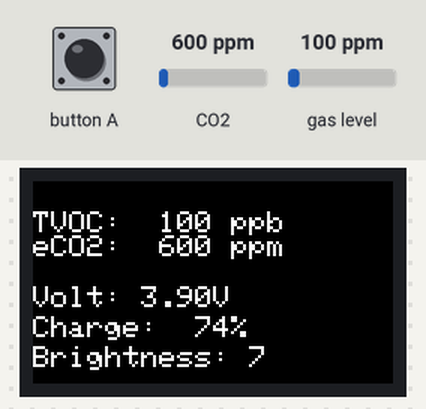
Recording of a program running on a simulated ESP32. Parts: 240×135 colour display. The test bench sets the inputs (shaded band); at power-on: CO2 600 ppm, gas level 100 ppm.

Above: at 5.6 s.
5.7 s: button A pressed for 0.15 s
At 6.4 s:
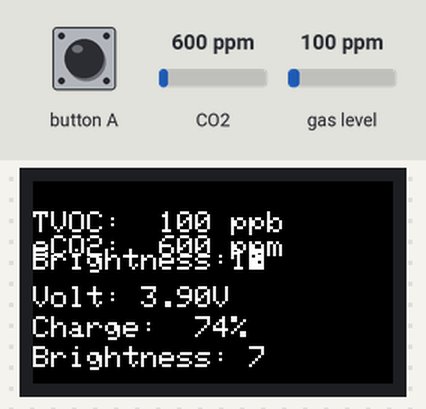
11.5 s: CO2 set to 452 ppm
At 15.8 s:
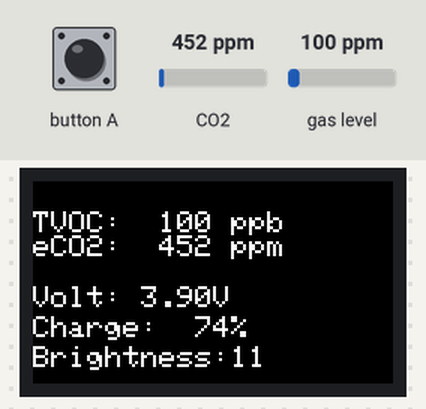
16.5 s: gas level set to 20 ppm
At 20.8 s:
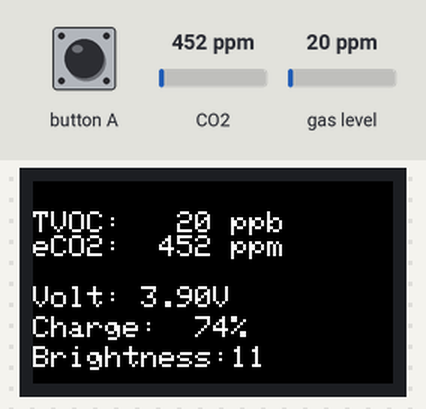
21.5 s: button A pressed for 1 s
At 22.0 s:
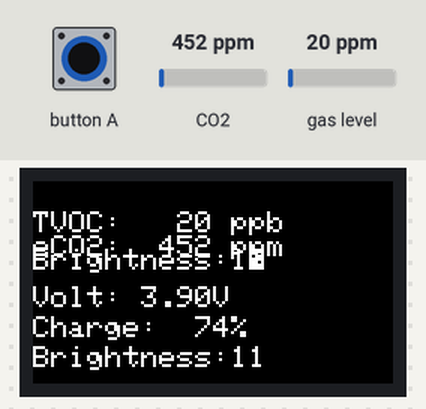
24.0 s: CO2 set to 1050 ppm
At 25.8 s:
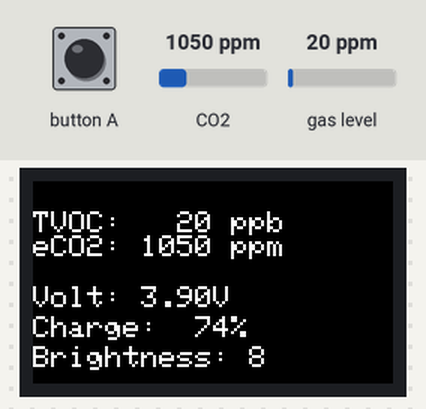
26.5 s: gas level set to 250 ppm
At 30.9 s:
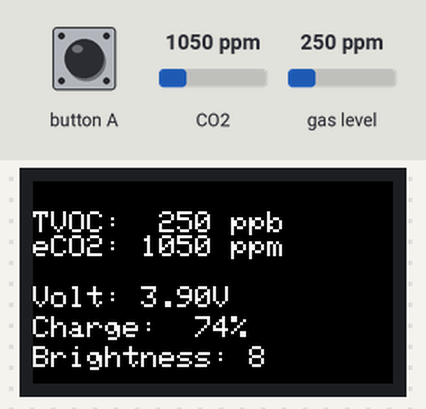
Timing chart, 0 to 32.4 s (numbered marks = the images above; inputs shaded):
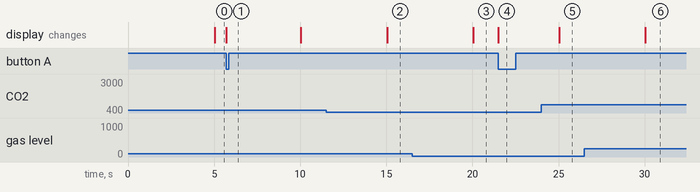

Measured:
- after the input at 5.7 s, the display: first changes at once (image 1 shows a later state)
- after the input at 11.5 s, the display: changes after 3.5 s (image 2)
- after the input at 16.5 s, the display: changes after 3.5 s (image 3)
- after the input at 21.5 s, the display: first changes at once (image 4 shows a later state)
- after the input at 24.0 s, the display: changes after 1.0 s (image 5)
- after the input at 26.5 s, the display: changes after 3.5 s (image 6)

The program:

main.cpp
```cpp
#include <M5StickCPlus.h>
#include "Adafruit_SGP30.h"

Adafruit_SGP30 sgp;
uint16_t eco2_base = 37335; //eco2 baseline仮設定値
uint16_t tvoc_base = 40910; //TVOC baseline仮設定値

#define BTN_A_PIN  37
#define BTN_ON  LOW
#define BTN_OFF HIGH
uint8_t prev_btn_a = BTN_OFF;
uint8_t btn_a      = BTN_OFF;

#define DISP_BRIGHTNESS_MIN  7 // 0〜6もセット可能だが、何も見えない
#define DISP_BRIGHTNESS_MAX 12 //
uint8_t disp_brightness = DISP_BRIGHTNESS_MIN;

#define PWR_BTN_STABLEL     0 // 押していない or 1秒以上押し続ける
#define PWR_BTN_LONG_PRESS  1 // 1秒の長押し発生
#define PWR_BTN_SHORT_PRESS 2 // 1秒以下のボタンクリック

boolean is_sleep = false;

long messageSentAt = 0;
int led,red,green,blue;

double vbat = 0.0;
int8_t bat_charge_p = 0;

void setup() {
    Serial.begin(115200);
    M5.begin(); //Init M5Stack
    Wire.begin(); //Wire init, adding the I2C bus.
    if (! sgp.begin()){
      Serial.println("Sensor not found :(");
      while (1);
    }
    sgp.softReset();
    sgp.IAQinit();
    sgp.setIAQBaseline(eco2_base, tvoc_base);

    // M5.Axp.ScreenBreath(7);
    M5.Lcd.setRotation(3);
    M5.Lcd.fillScreen(BLACK);
    M5.Lcd.setCursor(10, 10);
    M5.Lcd.setTextColor(WHITE);
    M5.Lcd.setTextSize(2);
    M5.Lcd.printf("START");

}

void showBatteryInfo(){
  // バッテリー電圧表示
  vbat = M5.Axp.GetVbatData() * 1.1 / 1000;
  M5.Lcd.setCursor(0, 70);
  M5.Lcd.printf("Volt: %.2fV", vbat);

  // バッテリー残量表示
  // 簡易的に、線形で4.2Vで100%、3.0Vで0%とする
  bat_charge_p = int8_t((vbat - 3.0) / 1.2 * 100);
  if(bat_charge_p > 100){
    bat_charge_p = 100;
  }else if(bat_charge_p < 0){
    bat_charge_p = 0;
  }
  M5.Lcd.setCursor(0, 90);
  M5.Lcd.printf("Charge: %3d%%", bat_charge_p);

  // 液晶の明るさ表示
  M5.Lcd.setCursor(0, 110);
  M5.Lcd.printf("Brightness:%2d", disp_brightness);
}


void loop() {
    btn_a = digitalRead(BTN_A_PIN);

    if(prev_btn_a == BTN_OFF && btn_a == BTN_ON){
        // ボタンAが押されたとき。1回ごとにディスプレイの明るさを上げる。
        // 最小7、最大12。12を超えたら0に戻す
        disp_brightness += 1;
        if(disp_brightness > DISP_BRIGHTNESS_MAX){
          disp_brightness = DISP_BRIGHTNESS_MIN;
        }
        M5.Axp.ScreenBreath(disp_brightness);
        M5.Lcd.setCursor(0, 45);
        M5.Lcd.printf("Brightness:%2d", disp_brightness);
    }

    if(M5.Axp.GetBtnPress() == PWR_BTN_SHORT_PRESS) {
        // 電源ボタンの短押し
        if(is_sleep){
          ; // 復帰するだけで、何もしない
        }else{
          M5.Axp.SetSleep(); // 画面が消えるだけのスリープに入る
        }
        is_sleep = !is_sleep;
    }

    long now = millis();
    if (now - messageSentAt > 5000) {
        messageSentAt = now;

      if (! sgp.IAQmeasure()) { //eCo2 TVOC読込
        Serial.println("Measurement failed");
        while(1);
      }

        M5.Lcd.fillRect(0,0,200,200,BLACK); //Fill the screen with black (to clear the screen).
        M5.Lcd.setCursor(0,20);
        M5.Lcd.printf("TVOC: %4d ppb \r\neCO2: %4d ppm", sgp.TVOC, sgp.eCO2);
        showBatteryInfo();
    }
}
```
